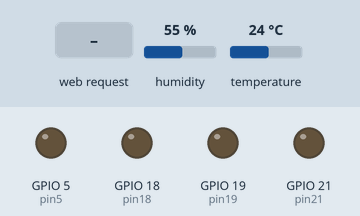
Simulated run of this sketch. Board: ESP32. On the bench: output pins drawn as LEDs (lit = HIGH). The inputs (shaded band) are chosen by the test bench; at power-on: humidity 55 %, temperature 24 °C. WiFi joins after 1.5 s; servers stay silent unless stated; what the sketch prints to the serial monitor is not drawn.

Above: at 2.7 s.
2.8 s: HTTP request GET /ledon_5 received
4.3 s: HTTP request GET /ledoff_5 received
At 7.2 s:
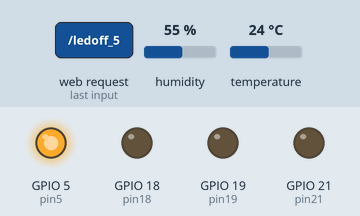
Timing chart, 0 to 12.3 s (numbered marks = the images above; inputs shaded):
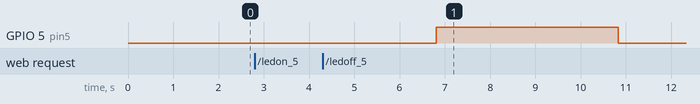

Measured:
- after the input at 2.8 s, every drawn part: stays the same

The sketch:

WIFI_with_Interface_4LED.ino
```cpp
#include <WiFi.h>
const char* ssid = "meow";
const char* password = "meowmeow";
int pin5 = 5;
int pin18 = 18;
int pin19 = 19;
int pin21 = 21;
WiFiServer server(80);
#define DHT22_Pin 15
#include "DHTesp.h"
DHTesp dht;
void setup() {
  Serial.begin(115200);
  dht.setup(DHT22_Pin, DHTesp::DHT22); // Connect DHT sensor to GPIO 15
  pinMode(pin5, OUTPUT); // set the LED pin mode
  pinMode(pin18, OUTPUT); // set the LED pin mode
  pinMode(pin19, OUTPUT); // set the LED pin mode
  pinMode(pin21, OUTPUT); // set the LED pin mode
  delay(10);
  Serial.print("\n\nConnecting to "); Serial.println(ssid);
  WiFi.begin(ssid, password);
  while (WiFi.status() != WL_CONNECTED) {
    delay(500); Serial.print(".");
  }
  Serial.println("");
  Serial.println("WiFi connected."); Serial.println("IP address: ");
  Serial.println(WiFi.localIP()); server.begin();
}
int value = 0;
bool LED_Status_5 = LOW;
bool LED_Status_18 = LOW;
bool LED_Status_19 = LOW;
bool LED_Status_21 = LOW;
void loop() {
  digitalWrite(pin5, LED_Status_5);
  digitalWrite(pin18, LED_Status_18);
  digitalWrite(pin19, LED_Status_19);
  digitalWrite(pin21, LED_Status_21);
  WiFiClient client = server.available(); // listen for incoming clients
  if (client) { // if you get a client,
    Serial.println("New Client."); // print a message out the serial port
    String currentLine = ""; // make a String to hold incoming data from the client
    while (client.connected()) { // loop while the client's connected
      if (client.available()) { // if there's bytes to read from the client,
        char c = client.read(); // read a byte, then
        Serial.write(c); // print it out the serial monitor
        if (c == '\n') { // if the byte is a newline character
          if (currentLine.length() == 0) {
            client.println("HTTP/1.1 200 OK");
            client.println("Content-type:text/html");
            client.println();
            client.println("<html>");
            client.println("<body>");
            client.println("<h1>The ESP-32 Update web page without refresh</h1>");
            client.println("<p>");
            client.println("<a href=\"/ledon_5\"><button style = \"background-color: #BF40BF;\">LED1 ON</button></a>");
            client.println("<a href=\"/ledon_18\"><button style = \"background-color: #BF40BF;\">LED2 ON</button></a>");
            client.println("<a href=\"/ledon_19\"><button style = \"background-color: #BF40BF;\">LED3 ON</button></a>");
            client.println("<a href=\"/ledon_21\"><button style = \"background-color: #BF40BF;\">LED4 ON</button></a>");
            client.println("</p>");

            client.println("<a href=\"/ledoff_5\"><button style = \"background-color: #76D7C4;\">LED1 OFF</button></a>");
            client.println("<a href=\"/ledoff_18\"><button style = \"background-color: #76D7C4;\">LED2 OFF</button></a>");
            client.println("<a href=\"/ledoff_19\"><button style = \"background-color: #76D7C4;\">LED2 OFF</button></a>");
            client.println("<a href=\"/ledoff_21\"><button style = \"background-color: #76D7C4;\">LED2 OFF</button></a>");
            client.println("</p>");

            client.println("State of[LED1,LED2,LED3,LED4] is >> ");
            if (LED_Status_5 == HIGH)
              client.println("ON");
            else if (LED_Status_5 == LOW)
              client.println("OFF");
            client.println(",");
            if (LED_Status_18 == HIGH)
              client.println("ON");
            else if (LED_Status_18 == LOW)
              client.println("OFF");
            client.println(",");
            if (LED_Status_19 == HIGH)
              client.println("ON");
            else if (LED_Status_19 == LOW)
              client.println("OFF");
            client.println(",");
            if (LED_Status_21 == HIGH)
              client.println("ON");
            else if (LED_Status_21 == LOW)
              client.println("OFF");
            client.println("<p>");

            delay(dht.getMinimumSamplingPeriod());
            float humidity = dht.getHumidity();
            float temperature = dht.getTemperature();
            client.print("Temperature: ");
            client.print(temperature, 1);
            client.print("C/");
            client.print(dht.toFahrenheit(temperature), 1);
            client.print("F. Humidity: ");
            client.print(humidity, 1);
            client.print("%\n");
            delay(2000);
            client.println("<p>");

            client.println("<br><a href=\"https://www.facebook.com/miaw.supanan/\">Facebook: Supanan Rueangsook</a>");

            client.println("<body>");
            client.println("<html>");
            break;
          } else {
            currentLine = "";
          }
        } else if (c != '\r') {
          currentLine += c;
        }
        if (currentLine.endsWith("GET /ledon_5")) LED_Status_5 = HIGH;
        if (currentLine.endsWith("GET /ledoff_5")) LED_Status_5 = LOW;
        if (currentLine.endsWith("GET /ledon_18")) LED_Status_18 = HIGH;
        if (currentLine.endsWith("GET /ledoff_18")) LED_Status_18 = LOW;
        if (currentLine.endsWith("GET /ledon_19")) LED_Status_19 = HIGH;
        if (currentLine.endsWith("GET /ledoff_19")) LED_Status_19 = LOW;
        if (currentLine.endsWith("GET /ledon_21")) LED_Status_21 = HIGH;
        if (currentLine.endsWith("GET /ledoff_21")) LED_Status_21 = LOW;
      }
    }
    client.stop(); // close the connection:
    Serial.println("Client Disconnected.");
  }
}
```
